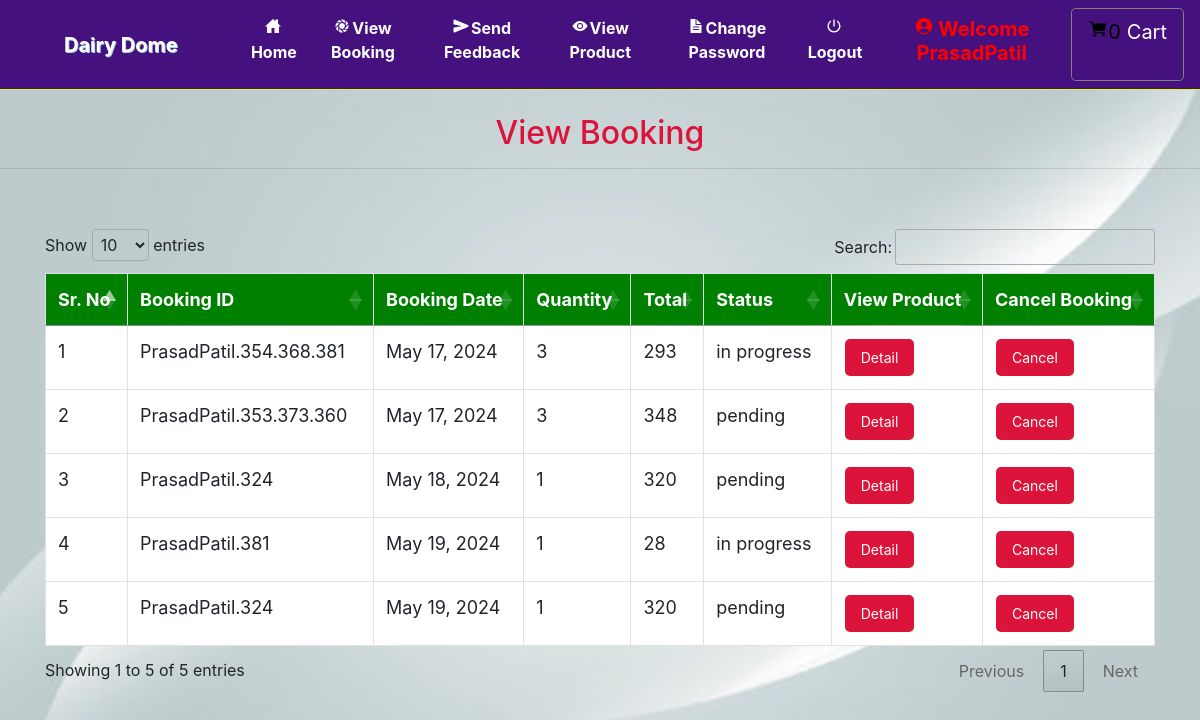
The app's page /view_booking (signed in) with its own data.
### grocery/models.py (models this page shows, shortened)
class Booking(models.Model):
    status = models.ForeignKey(Status, on_delete=models.CASCADE, null=True)
    profile = models.ForeignKey(Profile, on_delete=models.CASCADE, null=True)
    booking_id = models.CharField(max_length=200,null=True)
    quantity = models.CharField(max_length=100,null=True)
    book_date = models.CharField(max_length=30, null=True)
    total = models.IntegerField(null=True)

class Status(models.Model):
    name = models.CharField(max_length=20, null=True)

### grocery/views.py (the view)
# urls.py: path('view_booking', View_Booking, name='view_booking'),
def View_Booking(request):
    if not request.user.is_authenticated:
        return redirect('login')
    user = User.objects.get(id=request.user.id)
    profile = Profile.objects.get(user=user)
    cart = Cart.objects.filter(profile=profile)
    book = Booking.objects.filter(profile=profile)
    num1=0
    for i in cart:
        num1 += 1
    d = {'book': book,'num1':num1}
    return render(request, 'view_booking.html', d)

### grocery/templates/view_booking.html (shortened to what this page needs)
{% extends 'navigation.html' %}
{% block body %}
{% load static %}
<center><h2>View Booking</h2></center><hr>
 <div class="container">
   <table class="table table-bordered" id="myTable">
     <thead>
       <tr>
         <th>Sr. No</th>
         <th>Booking ID</th>
         <th>Booking Date</th>
         <th>Quantity</th>
         <th>Total</th>
         <th>Status</th>
          <th>View Product</th>
         <th>Cancel Booking</th>
       </tr>
     </thead>
     <tbody>
       {% for i in book %}
       <tr>
         <td>{{forloop.counter}}</td>
         <td>{{i.booking_id}}</td>
         <td>{{i.book_date}}</td>
         <td>{{i.quantity}}</td>
         <td>{{i.total}}</td>
         <td>{{i.status.name}}</td>
         <td><a href="{% url 'booking_detail' i.booking_id i.id %}"><button class="button">Detail</button></a></td>
         <td><a href="{% url 'delete_booking' i.booking_id i.id %}" onclick="return confirm('Are you sure?')"><button class="button">Cancel</button></a></td>
       </tr>
       {% endfor %}
     </tbody>
   </table>
 </div>
{% endblock %}

### grocery/templates/navigation.html (shortened to what this page needs)
<!DOCTYPE html>
<html lang="en">
<head>
    {% load static %}
     <link rel="stylesheet" href="https://maxcdn.bootstrapcdn.com/bootstrap/4.0.0/css/bootstrap.min.css">
  <link rel = stylesheet href = "//cdn.datatables.net/1.10.19/css/jquery.dataTables.min.css">
<link rel="stylesheet" href="https://cdnjs.cloudflare.com/ajax/libs/font-awesome/4.7.0/css/font-awesome.min.css">
</head>
<body style="background-color:white">
<nav class="navbar navbar-expand-sm" style = "background-color : #44117e ; border-bottom:1px solid #d7fc06">
  <a class="navbar-brand pl-5" href="#" style="color:white ; font-weight : bold">Dairy Dome</a>
<div class="collapse navbar-collapse" id="collapsibleNavbar">
  <ul class="navbar-nav pl-5 text-center">
    {% if request.user.username %}
    {% if not request.user.is_staff %}
    <li class="nav-item">
      <a class="nav-link" href="{% url 'home' %}" style="color:white"><ion-icon style="margin-right:2px" name="home-sharp"></ion-icon>Home</a>
    </li>
    <li class="nav-item">
      <a class="nav-link" href="{% url 'view_booking' %}" style="color:white"><ion-icon style="margin-right:2px" name="aperture"></ion-icon>View Booking</a>
    </li>
    <li class="nav-item">
      <a class="nav-link" href="{% url 'send_feedback' request.user.id %}" style="color:white"><ion-icon style="margin-right:2px" name="send"></ion-icon>Send Feedback</a>
    </li>
    <li class="nav-item">
      <a class="nav-link" href="{% url 'view_product' 0 %}" style="color:white"><ion-icon style="margin-right:2px" name="eye"></ion-icon>View Product</a>
    </li>
    <li class="nav-item">
      <a class="nav-link" href="{% url 'change_password' %}" style="color:white"><ion-icon style="margin-right:2px" name="document-text-sharp"></ion-icon>Change Password</a>
    </li>
    {% endif %}
    {% endif %}
    {% if request.user.is_authenticated %}
    <a class="nav-link" href="{% url 'logout' %}" style="color:white"><ion-icon style="margin-right:2px" name="power-sharp"></ion-icon>Logout</a>
    {% if not request.user.is_staff %}
    <li class="nav-item">
      <a href="{% url 'profile' %}"><h5 class="nav-link" style="color:red"><ion-icon style="margin-right:4px;color:#FF0000" name="person-circle-sharp"></ion-icon>Welcome {{request.user.username}}</h5>
      </a></li>
    {% else %}
    <li class="nav-item">
      <h5  class="nav-link" style="color:#91DE00"><ion-icon style="margin-right:4px;color:#91DE00" name="person-circle-sharp"></ion-icon>Welcome {{request.user.username}}</h5>
    </li>
    {% endif %}
    {% endif %}
    {% if not request.user.is_staff %}
    {% if request.user.username %}
      <a href="{% url 'cart' %}" style="border:1px solid gray" class="btn btn-default btn-lg text-dark text-capitalize">
        <ion-icon style="color:black;margin-top:2%" name="cart"></ion-icon><span style="color:black">{{num1}}</span><span style="margin-left:6px;margin-top:2%;color:white">Cart</span></a></center>
{% endif %}
    {% endif %}
    </ul>
</div>
</nav>
{% block body %}
{% endblock %}
</body></html>

### grocery/templates/navigation.html (style rules this page uses)
* { box-sizing: border-box; }
#myTable { border-collapse: collapse; width: 100%; border: 1px solid #ddd; font-size: 18px; }
#myTable th { text-align: left; padding: 12px; background-color: green; color: white; }
#myTable td { text-align: left; padding: 12px; background-color: white; }
#myTable tr { border-bottom: 1px solid #ddd; }
.button { background-color: orange; border: none; color: white; padding: 10px; text-align: center; text-decoration: none; display: inline-block; font-size: 14px; margin: 1px 1px; cursor: pointer; }
.nav-link { font-weight:bold; }
.navbar-brand { text-shadow: 1px 1px lightblue; }

### records on screen
Booking: booking_id "PrasadPatil.354.368.381", book_date "May 17, 2024", quantity "3", total "293", status.name "in progress"
Booking: booking_id "PrasadPatil.353.373.360", book_date "May 17, 2024", quantity "3", total "348", status.name "pending"
Booking: booking_id "PrasadPatil.324", book_date "May 18, 2024", quantity "1", total "320", status.name "pending"
Booking: booking_id "PrasadPatil.381", book_date "May 19, 2024", quantity "1", total "28", status.name "in progress"
Booking: booking_id "PrasadPatil.324", book_date "May 19, 2024", quantity "1", total "320", status.name "pending"

### other values on screen
{{ request.user.username }} "PrasadPatil"
{{ num1 }} "0"
